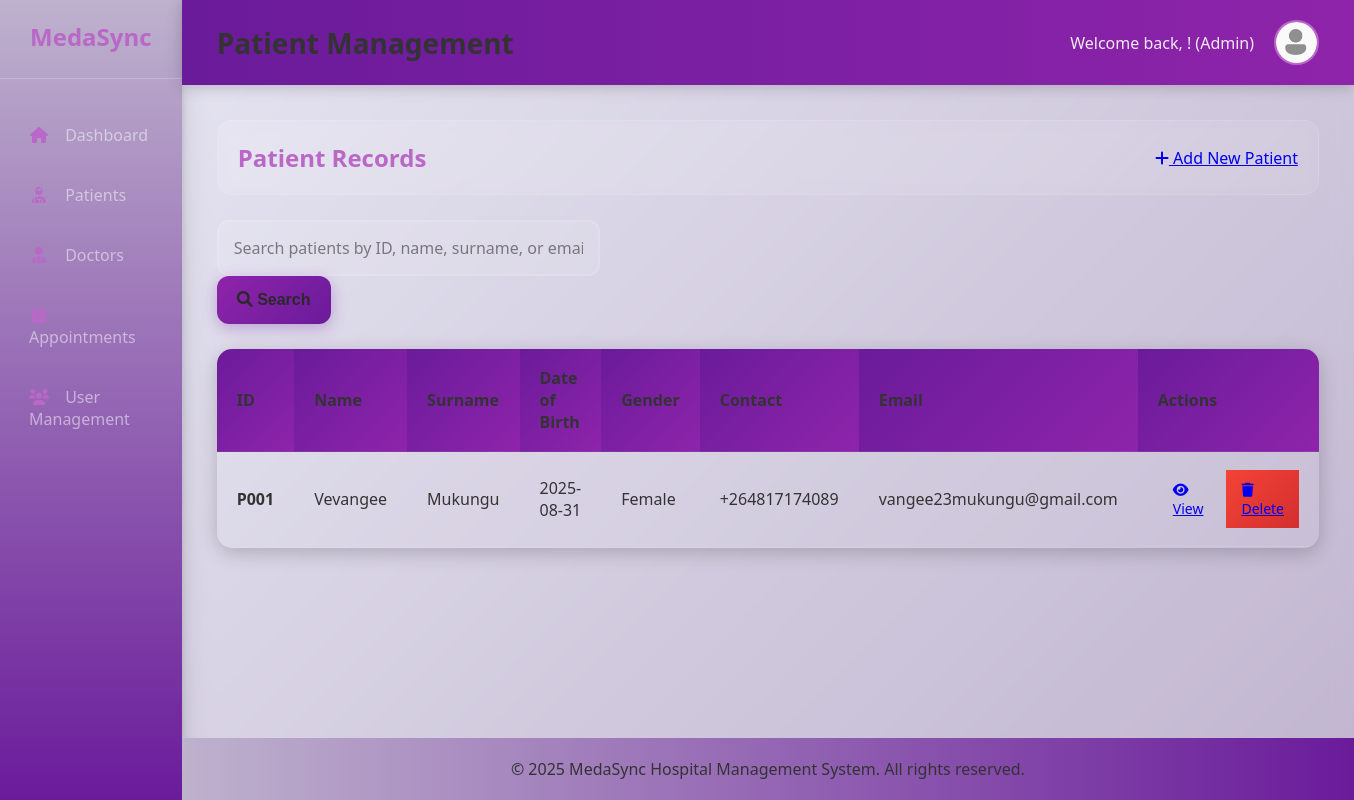
Page /patients (signed in) on the committed database.
### models.py (models this page shows)
class Patient(db.Model):
    id = db.Column(db.String(4), primary_key=True)
    name = db.Column(db.String(100), nullable=False)
    surname = db.Column(db.String(100), nullable=False)
    date_of_birth = db.Column(db.String(20), nullable=False)
    gender = db.Column(db.String(10))
    email = db.Column(db.String(120))
    country_code = db.Column(db.String(10), nullable=False)
    contact_number = db.Column(db.String(20), nullable=False)
    appointments = db.relationship('Appointment', backref='patient', lazy=True)

### app.py (the view)
@app.route('/patients')
@login_required
def patients():
    search_query = request.args.get('search', '')
    with db.session() as session_db:
        if search_query:
            stmt = select(Patient).where(
                or_(
                    Patient.name.ilike(f'%{search_query}%'),
                    Patient.surname.ilike(f'%{search_query}%'),
                    Patient.email.ilike(f'%{search_query}%'),
                    Patient.id.ilike(f'%{search_query}%'),
                    Patient.contact_number.ilike(f'%{search_query}%')
                )
            )
        else:
            stmt = select(Patient)
        patients = session_db.execute(stmt).scalars().all()
    return render_template('patients.html', patients=patients, search_query=search_query, is_admin=is_admin())

### app.py (called while the page is built)
def is_admin():
    if 'user_id' not in session:
        return False
    with db.session() as session_db:
        stmt = select(User).where(User.id == session['user_id'])
        user = session_db.execute(stmt).scalar_one_or_none()
        return user and user.is_admin

def login_required(f):
    from functools import wraps
    @wraps(f)
    def decorated_function(*args, **kwargs):
        if 'user_id' not in session:
            return redirect(url_for('login'))
        return f(*args, **kwargs)
    return decorated_function

### templates/patients.html (shortened to what this page needs)
{% extends "base.html" %}
{% block page_title %}Patient Management{% endblock %}
{% block content %}
<div class="page-header">
    <h2>Patient Records</h2>
    <a href="{{ url_for('add_patient') }}" class="btn btn-primary">
        <i class="fas fa-plus"></i> Add New Patient
    </a>
</div>
<div class="search-bar">
    <form method="GET" action="{{ url_for('patients') }}">
        <input type="text" name="search" placeholder="Search patients by ID, name, surname, or email..." value="{{ search_query }}">
        <button type="submit"><i class="fas fa-search"></i> Search</button>
    </form>
</div>
{% if patients %}
<table>
    <thead>
        <tr>
            <th>ID</th>
            <th>Name</th>
            <th>Surname</th>
            <th>Date of Birth</th>
            <th>Gender</th>
            <th>Contact</th>
            <th>Email</th>
            <th>Actions</th>
        </tr>
    </thead>
    <tbody>
        {% for patient in patients %}
        <tr>
            <td><strong>{{ patient.id }}</strong></td>
            <td>{{ patient.name }}</td>
            <td>{{ patient.surname }}</td>
            <td>{{ patient.date_of_birth }}</td>
            <td>{{ patient.gender }}</td>
            <td>{{ patient.country_code }}{{ patient.contact_number }}</td>
            <td>{{ patient.email }}</td>
            <td class="actions">
                <a href="{{ url_for('view_patient', patient_id=patient.id) }}" class="btn btn-sm">
                    <i class="fas fa-eye"></i> View
                </a>
                {% if is_admin %}
                <a href="{{ url_for('delete_patient', patient_id=patient.id) }}" class="btn btn-sm btn-danger"
                   onclick="return confirm('Are you sure you want to delete this patient?');">
                    <i class="fas fa-trash"></i> Delete
                </a>
                {% endif %}
            </td>
        </tr>
        {% endfor %}
    </tbody>
</table>
{% else %}
    <p class="no-data">No patients found. {% if search_query %}Try a different search term.{% else %}<a href="{{ url_for('add_patient') }}">Add your first patient</a>.{% endif %}</p>
{% endif %}
{% endblock %}

### static/css/style.css (style rules this page uses)
* { margin: 0; padding: 0; box-sizing: border-box; }
:root { --primary-purple: #6a1b9a; --secondary-purple: #8e24aa; --light-purple: #ba68c8; --dark-purple: #beb2cd; --background-dark: #e8e8f4; --background-light: #861f8f; --text-dark: #333; --text-light: #333; --card-dark: #16213e; --card-light: #363434; --border-light: #e0e0e0; --border-dark: #374151; }
body { font-family: 'Segoe UI', Tahoma, Geneva, Verdana, sans-serif; background: linear-gradient(135deg, var(--background-dark) 0%, var(--dark-purple) 100%); color: var(--text-light); min-height: 100vh; }
input, select, textarea { width: 100%; padding: 15px; border: 2px solid rgba(255,255,255,0.1); border-radius: 12px; font-family: inherit; font-size: 16px; background: rgba(255,255,255,0.08); color: var(--text-light); transition: all 0.3s ease; }
input::placeholder { color: rgba(53, 52, 52, 0.6); }
button { background: linear-gradient(135deg, var(--secondary-purple) 0%, var(--primary-purple) 100%); color: rgb(43, 41, 41); border: none; padding: 15px 25px; border-radius: 12px; cursor: pointer; font-size: 16px; font-weight: 600; transition: all 0.3s ease; box-shadow: 0 4px 15px rgba(106, 27, 154, 0.3); }
.btn-danger { background: linear-gradient(135deg, #f44336 0%, #d32f2f 100%); }
.btn-sm { padding: 10px 15px; font-size: 14px; }
.actions { display: flex; gap: 8px; }
table { width: 100%; border-collapse: collapse; margin-top: 25px; background: rgba(255,255,255,0.05); border-radius: 15px; overflow: hidden; box-shadow: 0 5px 20px rgba(0,0,0,0.2); }
th, td { padding: 18px 20px; text-align: left; border-bottom: 1px solid rgba(255,255,255,0.1); }
th { background: linear-gradient(135deg, var(--primary-purple) 0%, var(--secondary-purple) 100%); font-weight: 600; color: var(--text-light); font-size: 16px; }
.search-bar { margin-bottom: 25px; display: flex; gap: 15px; align-items: center; }
.search-bar input { flex: 1; margin-right: 0; background: rgba(255,255,255,0.1); }
.search-bar button { padding: 15px 20px; }
.page-header { display: flex; justify-content: space-between; align-items: center; margin-bottom: 25px; padding: 20px; background: linear-gradient(135deg, rgba(255,255,255,0.1) 0%, rgba(255,255,255,0.05) 100%); border-radius: 15px; backdrop-filter: blur(10px); border: 1px solid rgba(255,255,255,0.1); }
.page-header h2 { color: var(--light-purple); margin: 0; font-size: 24px; }
table th:nth-child(1), table td:nth-child(1) { width: 10%; }
table th:nth-child(2), table td:nth-child(2) { width: 20%; }
table th:nth-child(3), table td:nth-child(3) { width: 15%; }
table th:nth-child(4), table td:nth-child(4) { width: 25%; }
table th:nth-child(5), table td:nth-child(5) { width: 20%; }

### rows in the picture
Patient: id "P001", name "Vevangee", surname "Mukungu", date_of_birth "2025-08-31", gender "Female", country_code "+264", contact_number "817174089", email "vangee23mukungu@gmail.com"
